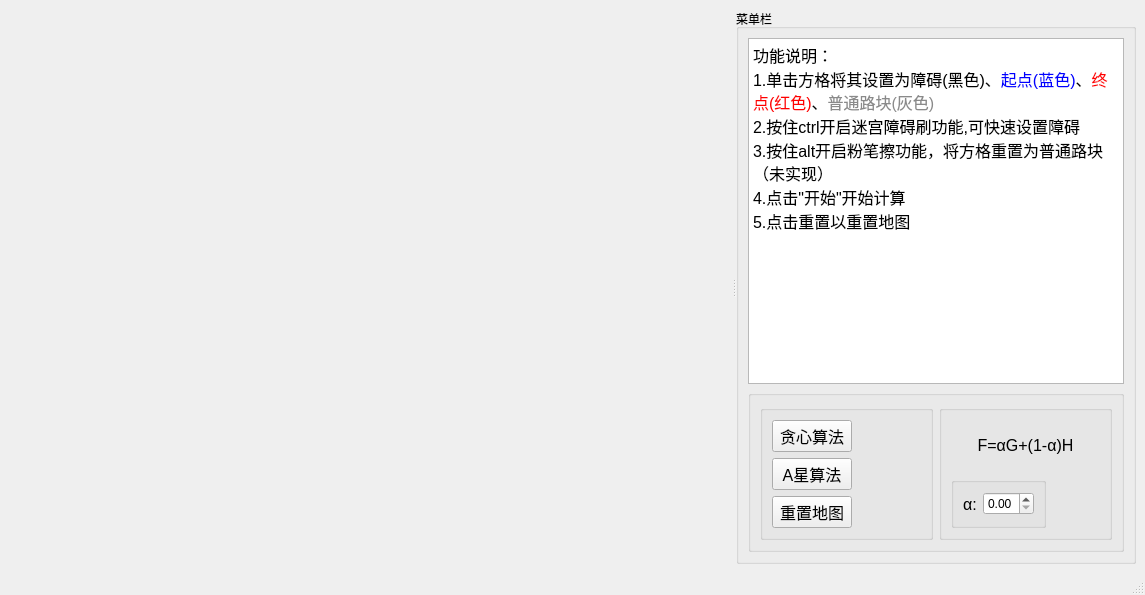
<?xml version="1.0" encoding="UTF-8"?>
<ui version="4.0">
 <class>MainWindow</class>
 <widget class="QMainWindow" name="MainWindow">
  <property name="geometry">
   <rect>
    <x>0</x>
    <y>0</y>
    <width>1145</width>
    <height>595</height>
   </rect>
  </property>
  <property name="windowTitle">
   <string>MainWindow</string>
  </property>
  <widget class="QWidget" name="centralwidget">
   <layout class="QVBoxLayout" name="verticalLayout_3">
    <item>
     <widget class="QSplitter" name="splitter">
      <property name="orientation">
       <enum>Qt::Horizontal</enum>
      </property>
      <widget class="QWidget" name="widget_Grid" native="true"/>
      <widget class="QGroupBox" name="groupBox">
       <property name="maximumSize">
        <size>
         <width>400</width>
         <height>16777215</height>
        </size>
       </property>
       <property name="title">
        <string>菜单栏</string>
       </property>
       <layout class="QVBoxLayout" name="verticalLayout_2">
        <item>
         <widget class="QTextEdit" name="textEdit_Message">
          <property name="focusPolicy">
           <enum>Qt::NoFocus</enum>
          </property>
          <property name="html">
           <string>&lt;!DOCTYPE HTML PUBLIC &quot;-//W3C//DTD HTML 4.0//EN&quot; &quot;http://www.w3.org/TR/REC-html40/strict.dtd&quot;&gt;
&lt;html&gt;&lt;head&gt;&lt;meta name=&quot;qrichtext&quot; content=&quot;1&quot; /&gt;&lt;style type=&quot;text/css&quot;&gt;
p, li { white-space: pre-wrap; }
&lt;/style&gt;&lt;/head&gt;&lt;body style=&quot; font-family:'SimSun'; font-size:9pt; font-weight:400; font-style:normal;&quot;&gt;
&lt;p style=&quot; margin-top:0px; margin-bottom:0px; margin-left:0px; margin-right:0px; -qt-block-indent:0; text-indent:0px;&quot;&gt;&lt;span style=&quot; font-size:12pt;&quot;&gt;功能说明：&lt;/span&gt;&lt;/p&gt;
&lt;p style=&quot; margin-top:0px; margin-bottom:0px; margin-left:0px; margin-right:0px; -qt-block-indent:0; text-indent:0px;&quot;&gt;&lt;span style=&quot; font-size:12pt;&quot;&gt;1.单击方格将其设置为障碍(黑色)、&lt;/span&gt;&lt;span style=&quot; font-size:12pt; color:#0000ff;&quot;&gt;起点(蓝色)&lt;/span&gt;&lt;span style=&quot; font-size:12pt;&quot;&gt;、&lt;/span&gt;&lt;span style=&quot; font-size:12pt; color:#ff0000;&quot;&gt;终点(红色)&lt;/span&gt;&lt;span style=&quot; font-size:12pt;&quot;&gt;、&lt;/span&gt;&lt;span style=&quot; font-size:12pt; color:#8a8a8a;&quot;&gt;普通路块(灰色)&lt;/span&gt;&lt;/p&gt;
&lt;p style=&quot; margin-top:0px; margin-bottom:0px; margin-left:0px; margin-right:0px; -qt-block-indent:0; text-indent:0px;&quot;&gt;&lt;span style=&quot; font-size:12pt;&quot;&gt;2.按住ctrl开启迷宫障碍刷功能,可快速设置障碍&lt;/span&gt;&lt;/p&gt;
&lt;p style=&quot; margin-top:0px; margin-bottom:0px; margin-left:0px; margin-right:0px; -qt-block-indent:0; text-indent:0px;&quot;&gt;&lt;span style=&quot; font-size:12pt;&quot;&gt;3.按住alt开启粉笔擦功能，将方格重置为普通路块（未实现）&lt;/span&gt;&lt;/p&gt;
&lt;p style=&quot; margin-top:0px; margin-bottom:0px; margin-left:0px; margin-right:0px; -qt-block-indent:0; text-indent:0px;&quot;&gt;&lt;span style=&quot; font-size:12pt;&quot;&gt;4.点击&amp;quot;开始&amp;quot;开始计算&lt;/span&gt;&lt;/p&gt;
&lt;p style=&quot; margin-top:0px; margin-bottom:0px; margin-left:0px; margin-right:0px; -qt-block-indent:0; text-indent:0px;&quot;&gt;&lt;span style=&quot; font-size:12pt;&quot;&gt;5.点击重置以重置地图&lt;/span&gt;&lt;/p&gt;
&lt;p style=&quot;-qt-paragraph-type:empty; margin-top:0px; margin-bottom:0px; margin-left:0px; margin-right:0px; -qt-block-indent:0; text-indent:0px;&quot;&gt;&lt;br /&gt;&lt;/p&gt;&lt;/body&gt;&lt;/html&gt;</string>
          </property>
         </widget>
        </item>
        <item>
         <widget class="QGroupBox" name="groupBox_2">
          <property name="sizePolicy">
           <sizepolicy hsizetype="Preferred" vsizetype="Preferred">
            <horstretch>0</horstretch>
            <verstretch>0</verstretch>
           </sizepolicy>
          </property>
          <property name="title">
           <string/>
          </property>
          <property name="alignment">
           <set>Qt::AlignLeading|Qt::AlignLeft|Qt::AlignVCenter</set>
          </property>
          <layout class="QHBoxLayout" name="horizontalLayout_2">
           <item>
            <widget class="QGroupBox" name="groupBox_3">
             <property name="title">
              <string/>
             </property>
             <layout class="QVBoxLayout" name="verticalLayout">
              <item>
               <widget class="QPushButton" name="pushButton_GreedCal">
                <property name="sizePolicy">
                 <sizepolicy hsizetype="Maximum" vsizetype="Fixed">
                  <horstretch>0</horstretch>
                  <verstretch>0</verstretch>
                 </sizepolicy>
                </property>
                <property name="font">
                 <font>
                  <pointsize>12</pointsize>
                 </font>
                </property>
                <property name="text">
                 <string>贪心算法</string>
                </property>
               </widget>
              </item>
              <item>
               <widget class="QPushButton" name="pushButton_AStarCal">
                <property name="sizePolicy">
                 <sizepolicy hsizetype="Maximum" vsizetype="Fixed">
                  <horstretch>0</horstretch>
                  <verstretch>0</verstretch>
                 </sizepolicy>
                </property>
                <property name="font">
                 <font>
                  <pointsize>12</pointsize>
                 </font>
                </property>
                <property name="text">
                 <string>A星算法</string>
                </property>
               </widget>
              </item>
              <item>
               <widget class="QPushButton" name="pushButton_ResetMap">
                <property name="sizePolicy">
                 <sizepolicy hsizetype="Maximum" vsizetype="Fixed">
                  <horstretch>0</horstretch>
                  <verstretch>0</verstretch>
                 </sizepolicy>
                </property>
                <property name="font">
                 <font>
                  <pointsize>12</pointsize>
                 </font>
                </property>
                <property name="text">
                 <string>重置地图</string>
                </property>
               </widget>
              </item>
             </layout>
            </widget>
           </item>
           <item>
            <widget class="QGroupBox" name="groupBox_4">
             <property name="title">
              <string/>
             </property>
             <layout class="QVBoxLayout" name="verticalLayout_4">
              <item>
               <widget class="QLabel" name="label">
                <property name="font">
                 <font>
                  <pointsize>12</pointsize>
                 </font>
                </property>
                <property name="text">
                 <string>F=αG+(1-α)H</string>
                </property>
                <property name="alignment">
                 <set>Qt::AlignCenter</set>
                </property>
               </widget>
              </item>
              <item>
               <widget class="QGroupBox" name="groupBox_5">
                <property name="sizePolicy">
                 <sizepolicy hsizetype="Maximum" vsizetype="Preferred">
                  <horstretch>0</horstretch>
                  <verstretch>0</verstretch>
                 </sizepolicy>
                </property>
                <property name="title">
                 <string/>
                </property>
                <layout class="QHBoxLayout" name="horizontalLayout">
                 <item>
                  <widget class="QLabel" name="label_2">
                   <property name="sizePolicy">
                    <sizepolicy hsizetype="Maximum" vsizetype="Preferred">
                     <horstretch>0</horstretch>
                     <verstretch>0</verstretch>
                    </sizepolicy>
                   </property>
                   <property name="font">
                    <font>
                     <pointsize>12</pointsize>
                    </font>
                   </property>
                   <property name="text">
                    <string>α:</string>
                   </property>
                  </widget>
                 </item>
                 <item>
                  <widget class="QDoubleSpinBox" name="doubleSpinBox">
                   <property name="sizePolicy">
                    <sizepolicy hsizetype="Expanding" vsizetype="Fixed">
                     <horstretch>0</horstretch>
                     <verstretch>0</verstretch>
                    </sizepolicy>
                   </property>
                   <property name="maximum">
                    <double>1.000000000000000</double>
                   </property>
                   <property name="singleStep">
                    <double>0.100000000000000</double>
                   </property>
                  </widget>
                 </item>
                </layout>
               </widget>
              </item>
             </layout>
            </widget>
           </item>
          </layout>
         </widget>
        </item>
       </layout>
      </widget>
     </widget>
    </item>
   </layout>
  </widget>
  <widget class="QMenuBar" name="menubar">
   <property name="geometry">
    <rect>
     <x>0</x>
     <y>0</y>
     <width>1145</width>
     <height>26</height>
    </rect>
   </property>
  </widget>
  <widget class="QStatusBar" name="statusbar"/>
 </widget>
 <resources/>
 <connections/>
</ui>
